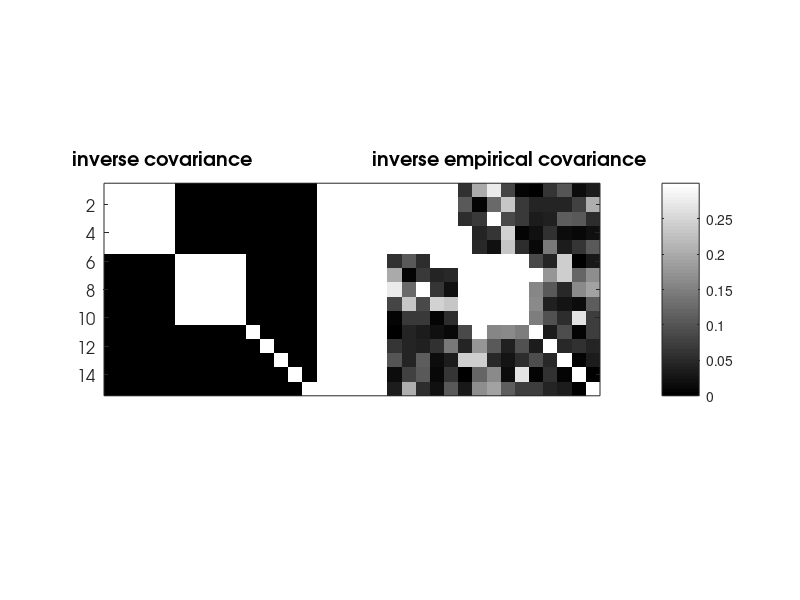

Reproduce this figure in MATLAB. (Note: this script raises an error after producing the figure.)
%
%        SYNTHETIC EXPERIMENT FOR LEARNING GGM WITH LATENT VARIABLES
%
% Regularized problem for chain latent group Lasso 
%
%       min_x |S^.5*Z*S^.5-S|+lambda*omega(Z)
%
% 
%%%%%%%%%%%%
% Marina Vinyes and Guillaume Obozinski, 2016
% %%%%%%%%%%%%

%% add paths
clc; clear all;
addpath('../main');
addpath('../active-set');
addpath('../atom-selection');
addpath('../utils');
addpath('../other');
addpath('../TPower_1.0');
addpath('../TPower_1.0/algorithms/TPower/');
addpath('../TPower_1.0/misc/');

%% Experimental Setting
n=500;
p=15;
sigma=0;
lambda=0.5;

%% Covariance and design matrix
rho1 = 0.7;
rho2 = 0.9;
C=eye(15);
C(1:5,1:5) = rho1*ones(5)+(1-rho1)*eye(5);
C(6:10,6:10) = rho2*ones(5)+(1-rho2)*eye(5);
des=inv(C);

%% output
out_as.cpu=[];
out_as.na=[];
out_as.qp=[];
out_as.hessian=[];
out_as.time=[];
out_bcd.cpu=[];
out_cndg.cpu=[];

%% data
mu = zeros(1,p); % vector of means
Y = mvnrnd(mu, C+sigma^2*eye(p), n)';
S=cov(Y');

%%
figure(1);
imagesc([abs(C) 1*ones(p,5) abs(inv(S))]); colormap gray;
hTitle=title('   inverse covariance                        inverse empirical covariance');
% set(gca,'XTick',0:20:135,'YTick',0:10:40);
h1=xlabel('');
h2=ylabel('');
set(h1,'Visible','off');
set(gca,'FontName','AvantGarde','FontWeight','normal','FontSize',12);
set(hTitle,'FontName','AvantGarde','FontSize',14,'FontWeight','bold');
set(h2,'FontName','AvantGarde','FontSize',14,'FontWeight','normal');
set(gca,'xtick',[])
caxis([0, 0.3]);
colorbar;
pbaspect([(2*p+5)/p 1 1]);

%% param

param.f=4;
param.diag=0;
param.PSD=true;
param.max_nb_main_loop=100;
param.powerIter=100;
param.stPtPowerIter=1000;
param.niterPS=10000;%5000
param.epsStop=1e-8;
param.PSdualityEpsilon=1e-3;
param.k=0;
param.PSmu=0; %strong convexity
param.verbose=1;
param.debug=0;
param.sloppy=0;
param.max_nb_atoms=param.max_nb_main_loop*param.niterPS;
param.cardfun=inf*ones(1,p);
param.cardfun(5)=1;
%%
%S=C;
inputData.X1=S^.5;
inputData.X2=inputData.X1;
inputData.Y=eye(p);
param.lambda=lambda;
%% as quadprog
param.opt='asqp';
[Z_as,D_as, ActiveSet_as, hist_as, param_as, flaga_as, it_as] = cgan_lgm(inputData,param);
dg_as=hist_as.dg_sup;
tt_as=hist_as.time_sup;
fprintf('lambda=%f\n',lambda);
fprintf('......tt=%f dg=%f\n',hist_as.time(end),hist_as.dg(end));


%% Duality Gap Figure

xplot{1}=tt_as;
yplot{1}=dg_as;
colors = [1 0 0];
legendStr={'cg'};

figure(2);clf
for i=1
loglog(xplot{i},yplot{i},'-','LineWidth',2,'Color',colors(i,:),'DisplayName',legendStr{i}); 
hold on
end
title('duality gap lgl');
legend('show','Location','southwest');
grid on
hold off



xplot{1}=hist_as.time;
yplot{1}=hist_as.dg;
colors = [    1 0 0];
legendStr={'cg'};

figure(3);clf
for i=1
loglog(xplot{i},yplot{i},'-','LineWidth',2,'Color',colors(i,:),'DisplayName',legendStr{i}); 
hold on
end
title('duality gap lgl');
legend('show','Location','southwest');
grid on
hold off

figure(4);clf
loglog(tt_as,dg_as,'-','LineWidth',2,'Color',[0 0 0],'DisplayName','dg sup');hold on;
loglog(hist_as.time,hist_as.dg,'-','LineWidth',2,'Color',[1 0 0],'DisplayName','dg sup');hold on;
legend('show','Location','southwest');
grid on
hold off

%%
%%
figure(5);
imagesc([abs(C) 1*ones(p,5) abs(inv(S)) 1*ones(p,5) abs(inv(Z_as+diag(D_as)))]); colormap gray;
hTitle=title('   inverse covariance                        inverse empirical covariance      estimated inverse');
% set(gca,'XTick',0:20:135,'YTick',0:10:40);
h1=xlabel('');
h2=ylabel('');
set(h1,'Visible','off');
set(gca,'FontName','AvantGarde','FontWeight','normal','FontSize',12);
set(hTitle,'FontName','AvantGarde','FontSize',14,'FontWeight','bold');
set(h2,'FontName','AvantGarde','FontSize',14,'FontWeight','normal');
set(gca,'xtick',[])
caxis([0, 0.3]);
colorbar;
pbaspect([(3*p+10)/p 1 1]);

%%
figure(6);clf
nplots=length(ActiveSet_as.matrix_atoms)+2;
ncol=ceil(sqrt(nplots));
nrow=ceil(nplots/ncol);
iplot=1;
M=zeros(p);
while iplot<nplots-1
subplot(nrow,ncol,iplot);
imagesc(abs(ActiveSet_as.alpha(iplot)*ActiveSet_as.matrix_atoms{iplot}));
M=M+ActiveSet_as.alpha(iplot)*ActiveSet_as.matrix_atoms{iplot};
iplot=iplot+1;
end
subplot(nrow,ncol,iplot);
imagesc(abs(M));
subplot(nrow,ncol,iplot);
imagesc(abs(M+diag(D_as)));